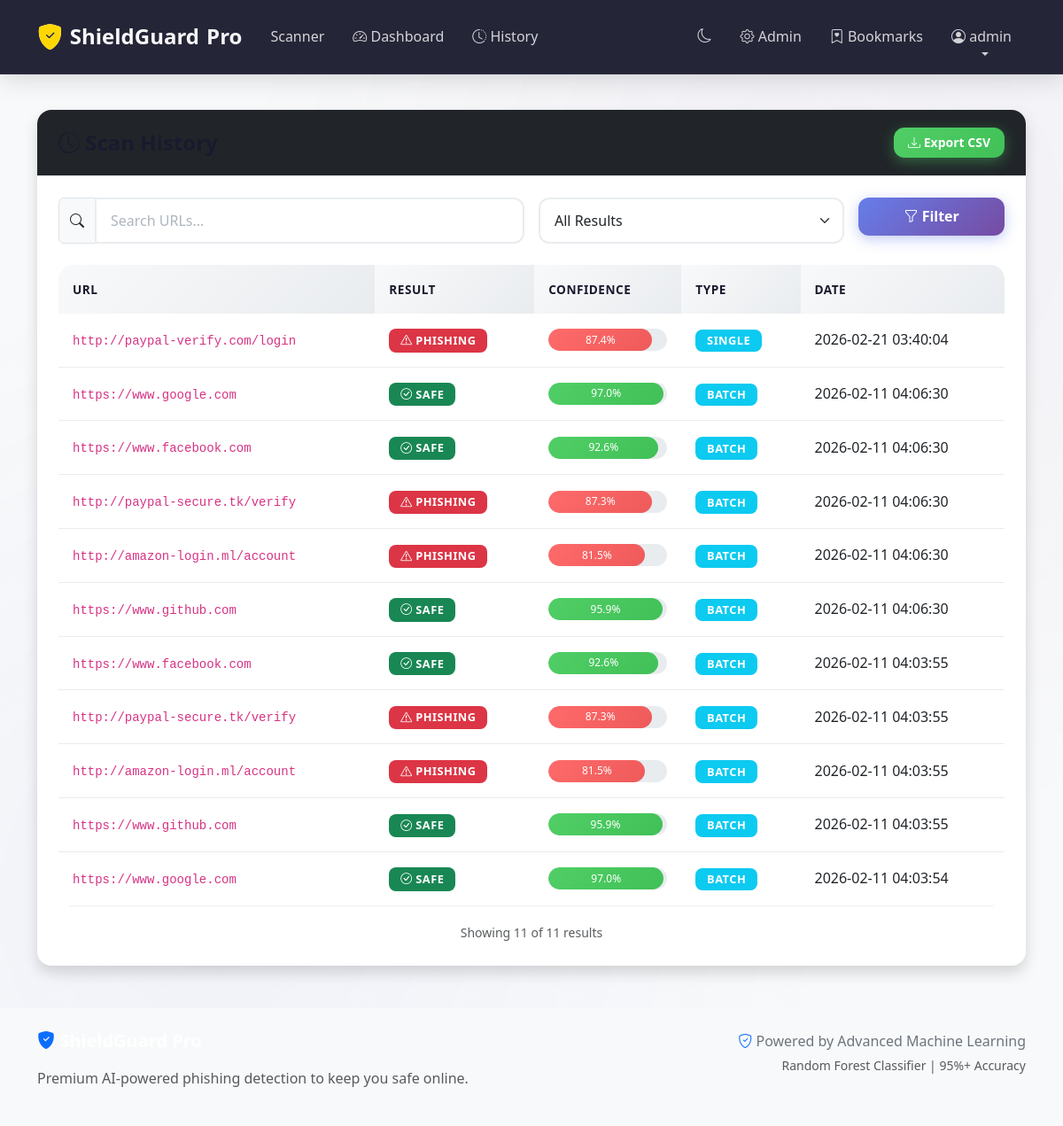
Screenshot of /history (signed in) with the database file from the repository.
### tables this page shows
CREATE TABLE scans (
            id INTEGER PRIMARY KEY AUTOINCREMENT,
            user_id INTEGER,
            url TEXT NOT NULL,
            result TEXT NOT NULL,
            confidence REAL,
            features TEXT,
            scan_type TEXT DEFAULT 'single',
            created_at TIMESTAMP DEFAULT CURRENT_TIMESTAMP,
            FOREIGN KEY (user_id) REFERENCES users (id)
        );

### app.py (the view)
@app.route('/history')
@login_required
def history():
    db = get_db()
    search = request.args.get('search', '')
    filter_type = request.args.get('filter', 'all')
    page = request.args.get('page', 1, type=int)
    per_page = 20
    query = 'SELECT * FROM scans WHERE user_id = ?'
    params = [session['user_id']]
    if search:
        query += ' AND url LIKE ?'
        params.append(f'%{search}%')
    if filter_type == 'phishing':
        query += " AND result = 'phishing'"
    elif filter_type == 'legitimate':
        query += " AND result = 'legitimate'"
    count_query = query.replace('SELECT *', 'SELECT COUNT(*) as count')
    total = db.execute(count_query, params).fetchone()['count']
    query += ' ORDER BY created_at DESC LIMIT ? OFFSET ?'
    params.extend([per_page, (page - 1) * per_page])
    scans = db.execute(query, params).fetchall()
    total_pages = (total + per_page - 1) // per_page
    return render_template(
        'history.html',
        scans=scans,
        search=search,
        filter_type=filter_type,
        page=page,
        total_pages=total_pages,
        total=total
    )

### app.py (called while the page is built)
def get_db():
    if 'db' not in g:
        g.db = sqlite3.connect(app.config['DATABASE'])
        g.db.row_factory = sqlite3.Row
    return g.db

@app.teardown_appcontext
def close_connection(exception):
    close_db(exception)

def login_required(f):
    @wraps(f)
    def decorated_function(*args, **kwargs):
        if 'user_id' not in session:
            flash('Please log in to access this page.', 'warning')
            return redirect(url_for('login'))
        return f(*args, **kwargs)
    return decorated_function

@app.context_processor
def inject_globals():
    return {
        'now': datetime.now(),
        'datetime': datetime,
        'app_name': 'ShieldGuard Pro',
        'version': '1.0.0'
    }

### templates/history.html (shortened to what this page needs)
{% extends "base.html" %}
{% block content %}
<div class="container mt-4">
    <div class="row">
        <div class="col-12">
            <div class="card shadow">
                <div class="card-header bg-dark text-white d-flex justify-content-between align-items-center flex-wrap">
                    <h4 class="mb-0">
                        <i class="bi bi-clock-history"></i> Scan History
                    </h4>
                    <div class="d-flex gap-2 mt-2 mt-sm-0">
                        <a href="{{ url_for('export_history_csv') }}" class="btn btn-sm btn-success">
                            <i class="bi bi-download"></i> Export CSV
                        </a>
                    </div>
                </div>
                <div class="card-body">
                    <form method="GET" action="{{ url_for('history') }}" class="row g-3 mb-4">
                        <div class="col-md-6">
                            <div class="input-group">
                                <span class="input-group-text"><i class="bi bi-search"></i></span>
                                <input type="text" class="form-control" name="search"
                                       placeholder="Search URLs..." value="{{ search or '' }}">
                            </div>
                        </div>
                        <div class="col-md-4">
                            <select class="form-select" name="filter">
                                <option value="all" {% if filter_type == 'all' %}selected{% endif %}>All Results</option>
                            </select>
                        </div>
                        <div class="col-md-2">
                            <button type="submit" class="btn btn-primary w-100">
                                <i class="bi bi-funnel"></i> Filter
                            </button>
                        </div>
                    </form>
                    {% if scans %}
                    <div class="table-responsive">
                        <table class="table table-hover">
                            <thead class="table-dark">
                                <tr>
                                    <th>URL</th>
                                    <th>Result</th>
                                    <th>Confidence</th>
                                    <th>Type</th>
                                    <th>Date</th>
                                </tr>
                            </thead>
                            <tbody>
                                {% for scan in scans %}
                                <tr>
                                    <td style="max-width: 350px;">
                                        <code class="text-break" title="{{ scan.url }}">
                                            {{ scan.url[:60] }}{% if scan.url|length > 60 %}...{% endif %}
                                        </code>
                                    </td>
                                    <td>
                                        {% if scan.result == 'phishing' %}
                                        <span class="badge bg-danger">
                                            <i class="bi bi-exclamation-triangle"></i> Phishing
                                        </span>
                                        {% elif scan.result == 'legitimate' %}
                                        <span class="badge bg-success">
                                            <i class="bi bi-check-circle"></i> Safe
                                        </span>
                                        {% else %}
                                        <span class="badge bg-secondary">
                                            <i class="bi bi-question-circle"></i> Unknown
                                        </span>
                                        {% endif %}
                                    </td>
                                    <td>
                                        <div class="progress" style="height: 25px; min-width: 100px;">
                                            {% if scan.result == 'phishing' %}
                                            <div class="progress-bar bg-danger" role="progressbar"
                                                 style="width: {{ scan.confidence }}%">
                                                {{ "%.1f"|format(scan.confidence) }}%
                                            </div>
                                            {% else %}
                                            <div class="progress-bar bg-success" role="progressbar"
                                                 style="width: {{ scan.confidence }}%">
                                                {{ "%.1f"|format(scan.confidence) }}%
                                            </div>
                                            {% endif %}
                                        </div>
                                    </td>
                                    <td>
                                        <span class="badge bg-info">{{ scan.scan_type }}</span>
                                    </td>
                                    <td>{{ scan.created_at }}</td>
                                </tr>
                                {% endfor %}
                            </tbody>
                        </table>
                    </div>
                    <div class="text-center text-muted mt-3">
                        <small>Showing {{ scans|length }} of {{ total }} results</small>
                    </div>
                    {% endif %}
                </div>
            </div>
        </div>
    </div>
</div>
{% endblock %}

### rows the page displays
scans: url "http://paypal-verify.com/login", result "phishing" (drawn), confidence "87.4", scan_type "SINGLE", created_at "2026-02-21 03:40:04"
scans: url "https://www.google.com", result "legitimate" (drawn), confidence "97.0", scan_type "BATCH", created_at "2026-02-11 04:06:30"
scans: url "https://www.facebook.com", result "legitimate" (drawn), confidence "92.6", scan_type "BATCH", created_at "2026-02-11 04:06:30"
scans: url "http://paypal-secure.tk/verify", result "phishing" (drawn), confidence "87.3", scan_type "BATCH", created_at "2026-02-11 04:06:30"
scans: url "http://amazon-login.ml/account", result "phishing" (drawn), confidence "81.5", scan_type "BATCH", created_at "2026-02-11 04:06:30"
scans: url "https://www.github.com", result "legitimate" (drawn), confidence "95.9", scan_type "BATCH", created_at "2026-02-11 04:06:30"
scans: url "https://www.facebook.com", result "legitimate" (drawn), confidence "92.6", scan_type "BATCH", created_at "2026-02-11 04:03:55"
scans: url "http://paypal-secure.tk/verify", result "phishing" (drawn), confidence "87.3", scan_type "BATCH", created_at "2026-02-11 04:03:55"
scans: url "http://amazon-login.ml/account", result "phishing" (drawn), confidence "81.5", scan_type "BATCH", created_at "2026-02-11 04:03:55"
scans: url "https://www.github.com", result "legitimate" (drawn), confidence "95.9", scan_type "BATCH", created_at "2026-02-11 04:03:55"
scans: url "https://www.google.com", result "legitimate" (drawn), confidence "97.0", scan_type "BATCH", created_at "2026-02-11 04:03:54"

### other values shown
{{ session.username }} "admin"
{{ scans|length }} "11"
{{ total }} "11"
